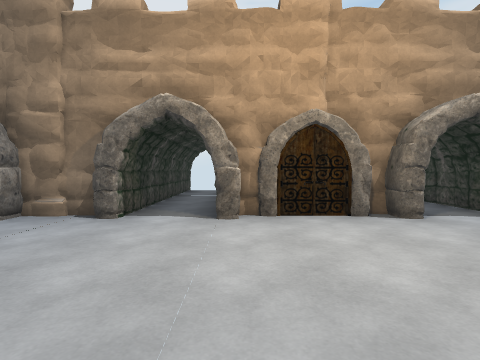
view 1 (above)

24 first-person views from a walk through a scene from a Unity 3-D project. The camera is 1.3 m above the floor, tilts 2° down and sees 80° across. The floor is counted in squares, 2 m on a side. Each view is taken from the middle of a square. On the plan, view 1 faces up. The plan holds only what a view shows up to about 9 squares ahead; the rest is blank. The place goes on beyond the plan. The player is left out. Some animated figures are left out. Door leaves are left out, so doorways stand open. Some surface patterns are stand-ins.

view 2
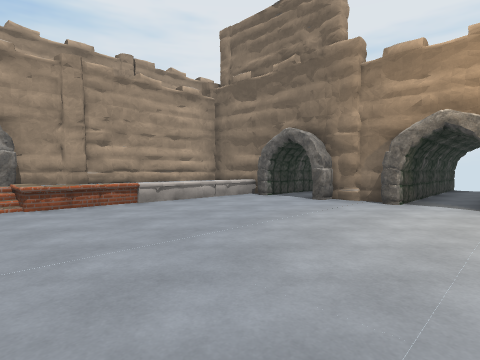

view 3
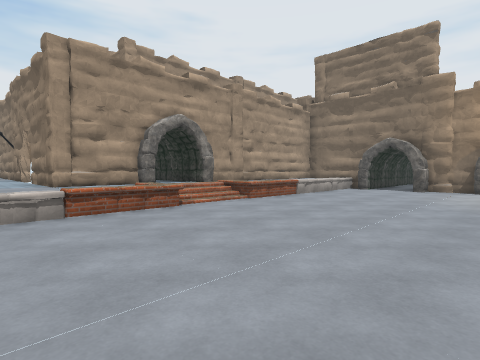

view 4
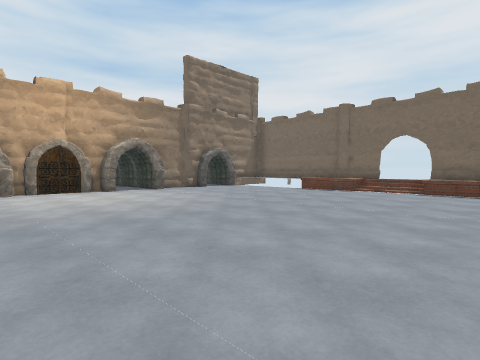

view 5
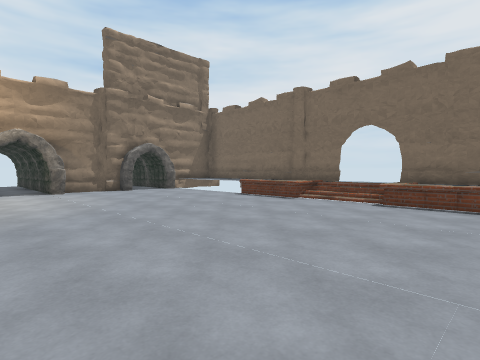

view 6
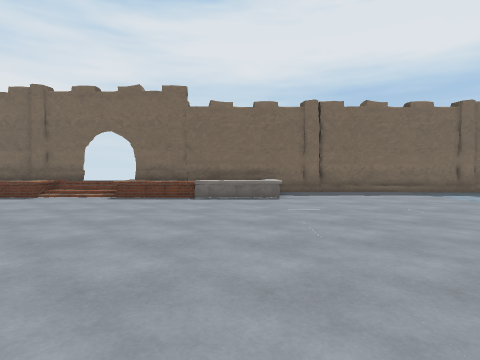

view 7
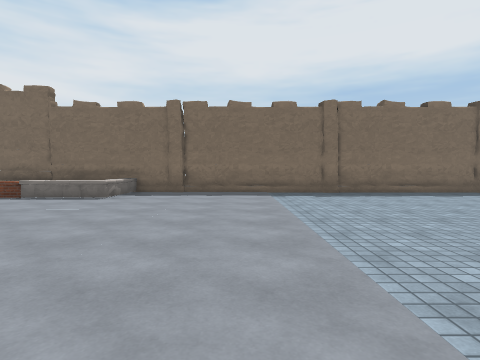

view 8
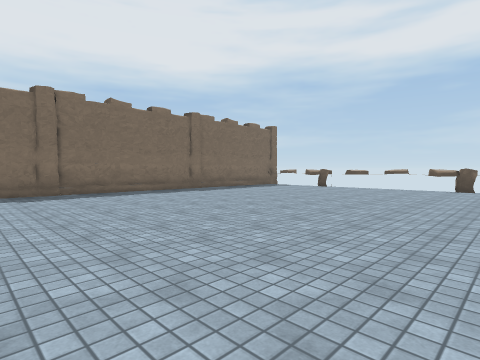

view 9
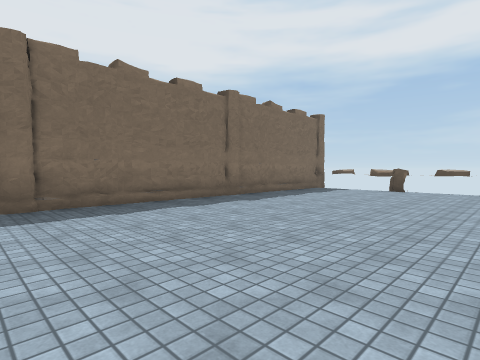

view 10
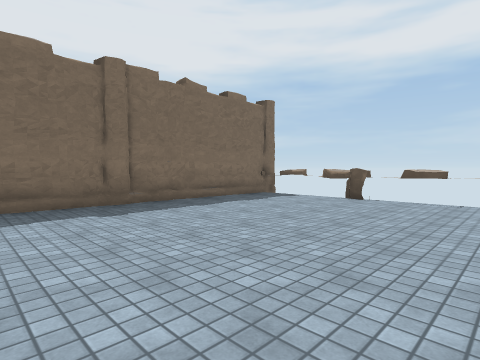

view 11
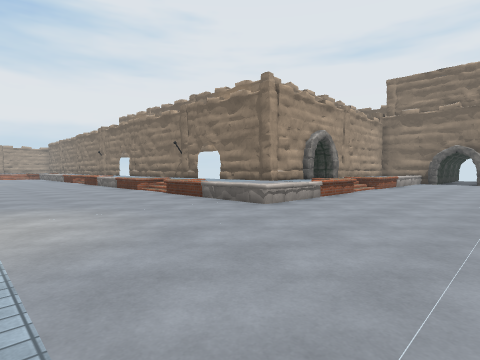

view 12
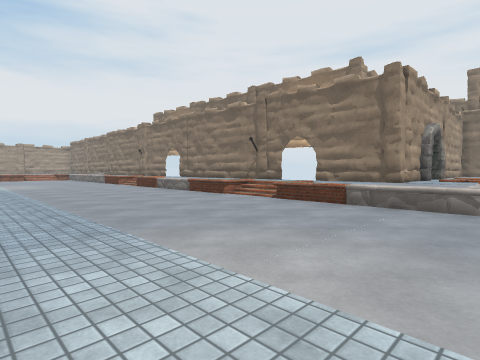

view 13
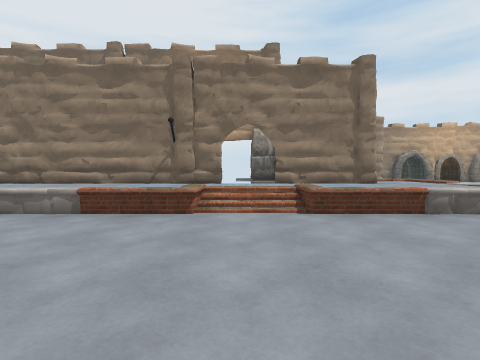

view 14
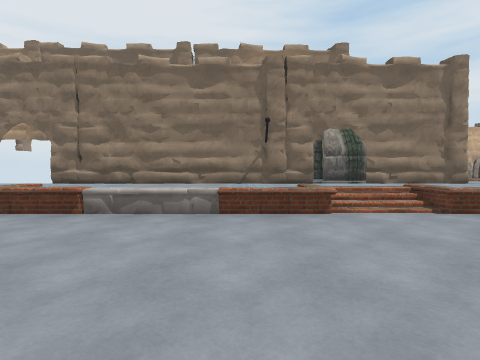

view 15
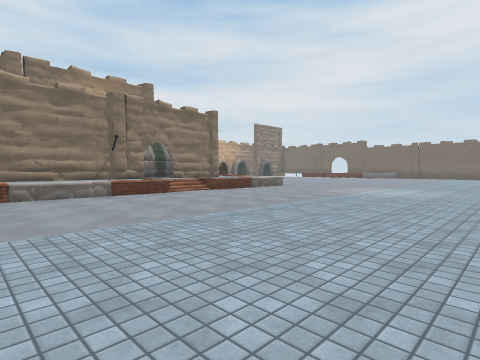

view 16
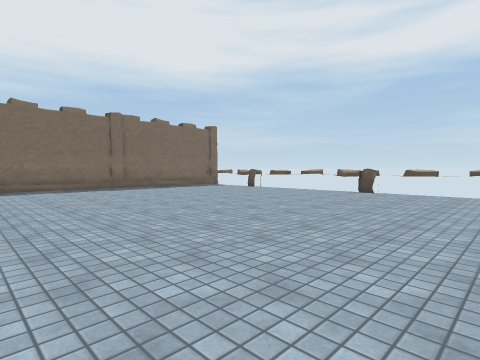

view 17
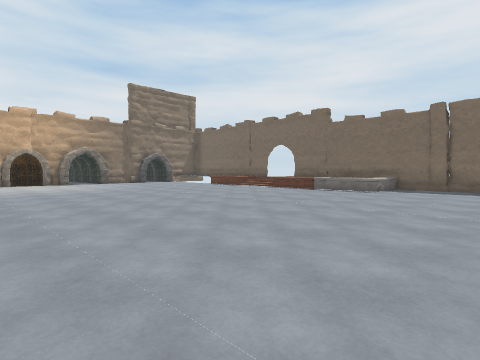

view 18
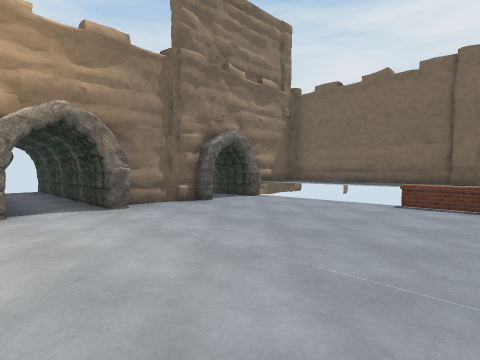

view 19
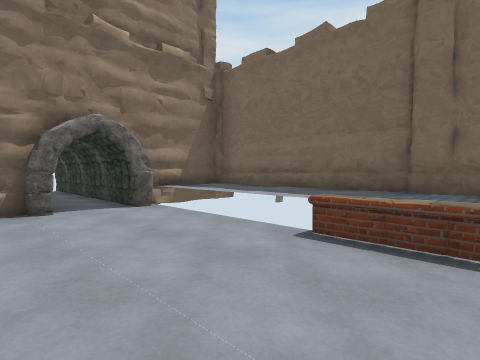

view 20
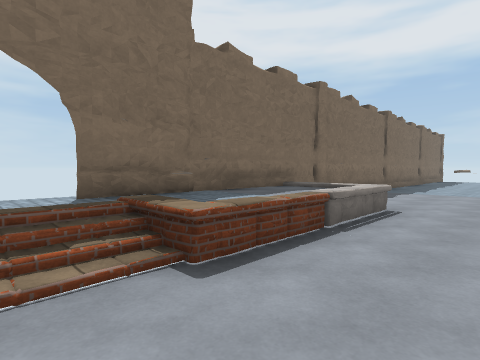

view 21
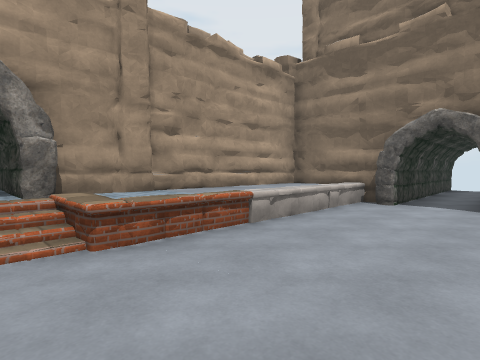

view 22
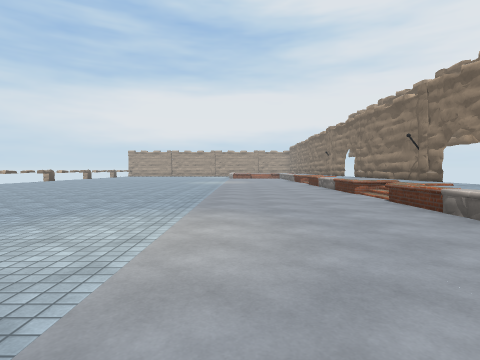

view 23
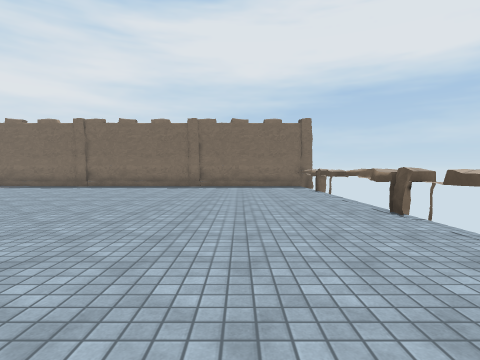

view 24
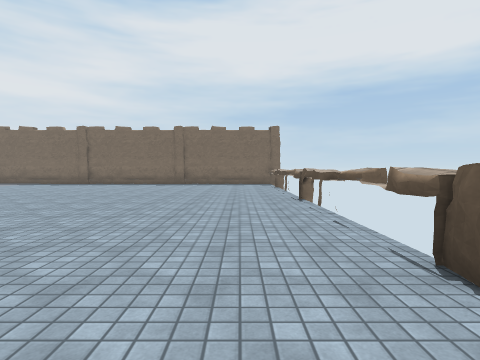

### Floor plan
Key: @ floor where view 1 was taken; # wall or solid block; . main floor; : floor 0.5 m higher than the main floor; + floor 0.75 m higher than the main floor; / step, stairs or slope; D open door; = window, fence, low wall or low ledge; O other object.
Columns run from 15 left of view 1 to 10 right of it. Each row starts with its distance up from view 1.
 10              O O O O OO
  9           O.OO.O O.O O.O
  8           O.OO.O O.O O.O
  7           O.OO.O O.O O.O
  6           O.OO.O O.O O.O
  5           O.OO.O O.O#O.O
  4         ##O.##.###.#.#.###
  3         #+.............++#
  2         #+.............++#
  1         #+.............++#
  0         #+.....@......./+#
 -1       OO#+............./+#
 -2       OOO:............./+
 -3      OO O=.............=+
 -4 #########+.............++#
 -5 ++++OD/+++............./+#
 -6 +++++//+++............./+#
 -7 ......=................==#
 -8 .........................#
 -9 .........................#
-10 .........................#
-11 ..............  .........#
-12 ............    .........#
-13 ............  ...........#
-14 .........     ...........#
-15    ....       ...........#
-16    ...        ...........#
-17    ..         ...........#
-18              ............#
-19             .............#
-20            ..............#
-21             .##.####..##.#
-22              ## #  #  ## #

Where each view was taken, in squares from view 1:
view 1: 0 up, 0 right, facing up
view 2: 2 down, 0 right, facing up-left
view 3: 6 down, 1 left, facing up-left
view 4: 5 down, 1 left, facing up-right
view 5: 5 down, 2 right, facing up-right
view 6: 6 down, 1 right, facing right
view 7: 10 down, 1 right, facing right
view 8: 11 down, 1 right, facing down-right
view 9: 12 down, 4 right, facing down-right
view 10: 15 down, 4 right, facing down-right
view 11: 11 down, 2 left, facing up-left
view 12: 12 down, 5 left, facing up-left
view 13: 11 down, 10 left, facing up
view 14: 11 down, 12 left, facing up
view 15: 14 down, 15 left, facing up-right
view 16: 13 down, 1 left, facing down-right
view 17: 10 down, 1 left, facing up-right
view 18: 1 down, 2 right, facing up-right
view 19: 1 down, 5 right, facing up-right
view 20: 2 down, 6 right, facing down-right
view 21: 2 down, 3 left, facing up-left
view 22: 10 down, 3 left, facing left
view 23: 19 down, 2 left, facing right
view 24: 20 down, 4 left, facing right
